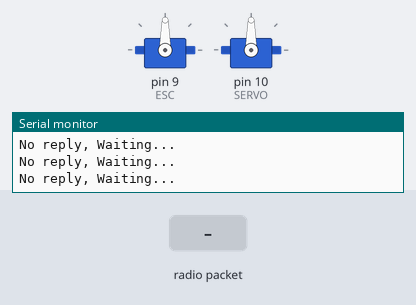
This sketch was run on a simulated Arduino Uno, built with avr-gcc and run on an emulated ATmega328P. Parts: 2 × servo, the last lines printed to the serial monitor. The inputs (shaded band) are chosen by the test bench. No radio packets arrive unless stated.

Above: at 1.2 s.
1.3 s: radio packet "1" arrives
At 2.0 s:
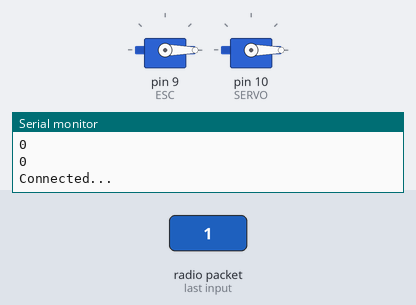
Timing chart, 0 to 4.3 s (numbered marks = the images above; inputs shaded):
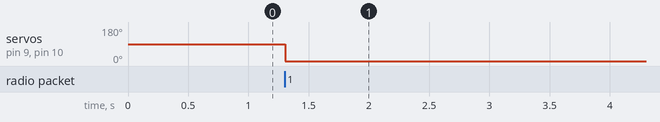

Measured:
- after the input at 1.3 s, servo on pin 9 (ESC), servo on pin 10 (SERVO): 90° → 0° at once

The sketch:

Chatgpt_Receiver.ino.ino
```cpp
#include <SPI.h>
#include <RH_RF69.h>
#include <RHReliableDatagram.h>
#include "Servo.h"

#define Transmitter_ADDRESS 86
#define Receiver_ADDRESS 30

RH_RF69 rf69(8, 3);
RHReliableDatagram rf69_manager(rf69, Receiver_ADDRESS);

Servo SERVO;
Servo ESC;

struct PotData{
  bool connection_TX;
  int servo;
  int esc;
} values;

void setup(){
  ESC.attach(9);
  SERVO.attach(10);
  Serial.begin(115200);
  if (!rf69_manager.init()){
   Serial.println("RFM69 radio init failed");
   while (1);
 }

 if (!rf69.setFrequency(433.0)){
   Serial.println("setFrequency failed");
 }

 rf69.setTxPower(20, true);
 uint8_t key[] = { 0x02, 0x02, 0x03, 0x04, 0x05, 0x06, 0x07, 0x08,
                   0x02, 0x02, 0x03, 0x04, 0x05, 0x06, 0x07, 0x08
                 };
 rf69.setEncryptionKey(key);
}

void loop(){
 uint8_t len = sizeof(values);
 uint8_t from;
 //rf69_manager.recvfromAck((uint8_t *)&values, &len, &from);
 rf69_manager.recvfromAckTimeout((uint8_t *)&values, &len, 1, &from);
 if (values.connection_TX == 0){
   Serial.println("No reply, Waiting...");
 }

 if (rf69_manager.available()){
  Serial.println(values.servo);
  SERVO.write(values.servo);
  Serial.println(values.esc);
  ESC.write(values.esc);

  if (values.esc > 1500) {  // Only send signal to ESC if value is above 1500
    digitalWrite(10, HIGH);
    delayMicroseconds(values.esc);
    digitalWrite(10, LOW);
  }

  Serial.print("Connected...");
 }
}
```
